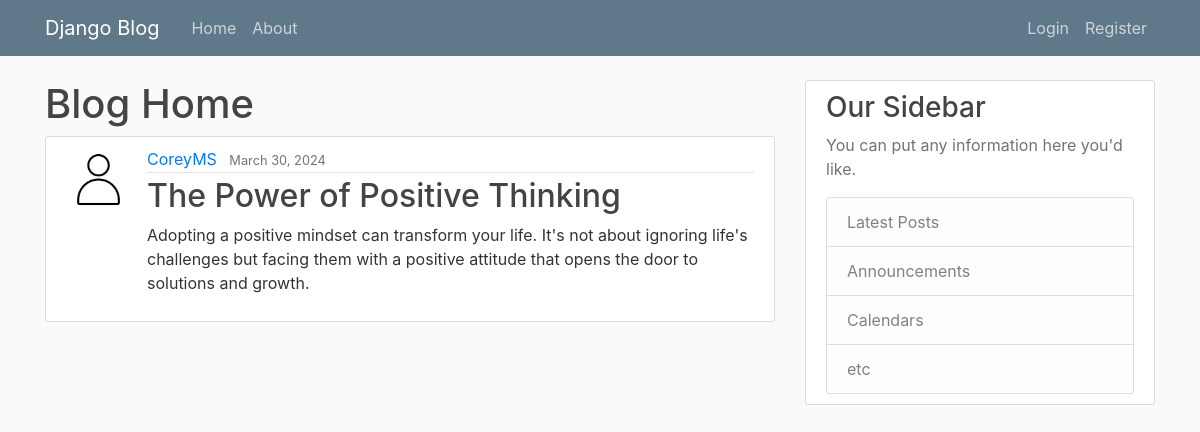
Page /post/20/ on the committed database.
### blog/models.py (models this page shows, shortened)
class Post(models.Model):
    title = models.CharField(max_length=100)
    content = models.TextField()
    date_posted = models.DateTimeField(default=timezone.now)
    author = models.ForeignKey(User, on_delete=models.CASCADE)

### users/models.py (models this page shows, shortened)
class Profile(models.Model):
    user = models.OneToOneField(User, on_delete=models.CASCADE)
    image = models.ImageField(default='default.jpg', upload_to='profile_pics')

### blog/views.py (the view)
# urls.py: path('post/<int:pk>/', views.PostDetailView.as_view(), name='post-detail'),
class PostDetailView(DetailView):
    model = Post

### templates/blog/post_detail.html (shortened to what this page needs)
{% extends "blog/base.html" %}
{% block content %}
<h1>Blog Home</h1>
    <article class="media content-section">
        <img class="rounded-circle article-img" src="{{ object.author.profile.image.url }}">
        <div class="media-body">
            <div class="article-metadata">
                <a class="mr-2" href="{%  url 'user-posts' object.author.username %}">{{ object.author }}</a>
                <small class="text-muted">{{ object.date_posted|date:"F d, Y" }}</small>
            </div>
            <h2 class="article-title">{{ object.title }}</h2>
            <p class="article-content">{{ object.content }}</p>
        </div>
    </article>
{% endblock content %}

### templates/blog/base.html (shortened to what this page needs)
{% load i18n %}
{% load static %}
<!DOCTYPE html>
<html lang="en">
<head>
    <link rel="stylesheet" href="https://cdn.jsdelivr.net/npm/bootstrap@4.0.0/dist/css/bootstrap.min.css"
>
    <link rel="stylesheet" type="text/css" href="{% static 'blog/main.css' %}" >
</head>
<body>
    <header class="site-header">
        <nav class="navbar navbar-expand-md navbar-dark bg-steel fixed-top">
            <div class="container">
                <a class="navbar-brand mr-4" href="{% url 'blog-home' %}">Django Blog</a>
                <div class="collapse navbar-collapse" id="navbarToggle">
                    <div class="navbar-nav mr-auto">
                        <a class="nav-item nav-link" href="{% url 'blog-home' %}">Home</a>
                        <a class="nav-item nav-link" href="{%  url 'blog-about' %}">About</a>
                    </div>
                    <div class="navbar-nav">
                        {% if user.is_authenticated %}
                            <a class="nav-item nav-link" href="{% url 'post-create' %}">New Post</a>
                            <a class="nav-item nav-link" href="{% url 'profile' %}">Profile</a>
                            <form class="" id="logout-form" method="post" action="{% url 'logout' %}">
                                {% csrf_token %}
                                <button class="btn btn-link nav-item nav-link" type="submit" >{% translate "Log Out" %}</button>
                            </form>
                        {% else %}
                            <a class="nav-item nav-link" href="{% url 'login' %}">Login</a>
                            <a class="nav-item nav-link" href="{% url 'register' %}">Register</a>
                        {% endif %}
                    </div>
              </div>
            </div>
        </nav>
    </header>
    <main role="main" class="container">
        <div class="row">
            <div class="col-md-8">
                {% block content %}{% endblock %}
            </div>
            <div class="col-md-4">
                <div class="content-section">
                    <h3>Our Sidebar</h3>
                    <p class='text-muted'>
                        You can put any information here you'd like.
                    </p>
                    <ul class="list-group">
                        <li class="list-group-item list-group-item-light">Latest Posts</li>
                        <li class="list-group-item list-group-item-light">Announcements</li>
                        <li class="list-group-item list-group-item-light">Calendars</li>
                        <li class="list-group-item list-group-item-light">etc</li>
                    </ul>
                </div>
            </div>
        </div>
    </main>
</body>
</html>

### blog/static/blog/main.css (style rules this page uses)
body { background: #fafafa; color: #333333; margin-top: 5rem; }
h1, h2, h3, h4, h5, h6 { color: #444444; }
ul { margin: 0; }
.bg-steel { background-color: #5f788a; }
.site-header .navbar-nav .nav-link { color: #cbd5db; }
.content-section { background: #ffffff; padding: 10px 20px; border: 1px solid #dddddd; border-radius: 3px; margin-bottom: 20px; }
.article-title { color: #444444; }
.article-content { white-space: pre-line; }
.article-img { height: 65px; width: 65px; margin-right: 16px; }
.article-metadata { padding-bottom: 1px; margin-bottom: 4px; border-bottom: 1px solid #e3e3e3 }

### rows in the picture
Post: author.profile.image (placeholder picture), author "CoreyMS", date_posted "March 30, 2024", title "The Power of Positive Thinking", content "Adopting a positive mindset can transform your life. It's not about ignoring life's challenges but facing them with a positive attitude that opens the door to solutions and growth."
